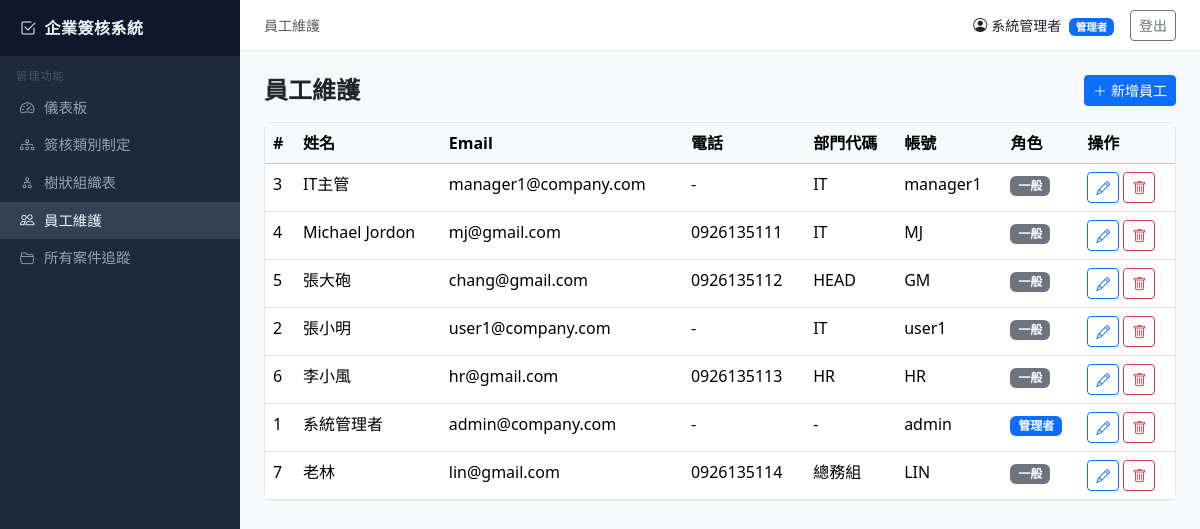
The app's page /admin-panel/employees/ (signed in) with its own data.
### core/models.py (models this page shows, shortened)
class Employee(models.Model):
    user = models.OneToOneField(User, on_delete=models.CASCADE, related_name="employee", null=True, blank=True)
    name = models.CharField(max_length=100)
    email = models.EmailField(unique=True)
    tel = models.CharField(max_length=20, blank=True)
    department_code = models.CharField(max_length=50, blank=True)
    is_admin = models.BooleanField(default=False)
    created_at = models.DateTimeField(auto_now_add=True)
    class Meta:
        verbose_name = "員工"
        verbose_name_plural = "員工"

### core/views/admin_views.py (the view)
# urls.py: path("admin-panel/employees/", admin_views.employee_list, name="employee_list"),
@admin_required
def employee_list(request):
    employees = Employee.objects.select_related("user").order_by("name")
    return render(request, "admin/employee_list.html", {"employees": employees})

### templates/admin/employee_list.html (shortened to what this page needs)
{% extends "base.html" %}
{% block breadcrumb %}員工維護{% endblock %}
{% block content %}
<div class="d-flex justify-content-between align-items-center mb-3">
  <h4 class="fw-bold mb-0">員工維護</h4>
  <a href="{% url 'employee_create' %}" class="btn btn-primary btn-sm"><i class="bi bi-plus-lg me-1"></i>新增員工</a>
</div>
<div class="card">
  <div class="table-responsive">
    <table class="table table-hover mb-0">
      <thead class="table-light">
        <tr>
          <th>#</th><th>姓名</th><th>Email</th><th>電話</th><th>部門代碼</th><th>帳號</th><th>角色</th><th>操作</th>
        </tr>
      </thead>
      <tbody>
        {% for emp in employees %}
        <tr>
          <td>{{ emp.pk }}</td>
          <td>{{ emp.name }}</td>
          <td>{{ emp.email }}</td>
          <td>{{ emp.tel|default:"-" }}</td>
          <td>{{ emp.department_code|default:"-" }}</td>
          <td>{{ emp.user.username|default:"-" }}</td>
          <td>{% if emp.is_admin %}<span class="badge bg-primary">管理者</span>{% else %}<span class="badge bg-secondary">一般</span>{% endif %}</td>
          <td>
            <a href="{% url 'employee_edit' emp.pk %}" class="btn btn-sm btn-outline-primary"><i class="bi bi-pencil"></i></a>
            <a href="{% url 'employee_delete' emp.pk %}" class="btn btn-sm btn-outline-danger"><i class="bi bi-trash"></i></a>
          </td>
        </tr>
        {% empty %}
        <tr><td colspan="8" class="text-center text-muted py-4">尚無員工資料</td></tr>
        {% endfor %}
      </tbody>
    </table>
  </div>
</div>
{% endblock %}

### templates/base.html (shortened to what this page needs)
<!DOCTYPE html>
<html lang="zh-Hant">
<head>
  <link rel="stylesheet" href="https://cdn.jsdelivr.net/npm/bootstrap@5.3.3/dist/css/bootstrap.min.css">
  <link rel="stylesheet" href="https://cdn.jsdelivr.net/npm/bootstrap-icons@1.11.3/font/bootstrap-icons.css">
</head>
<body>
{% if user.is_authenticated %}
{% with emp=user.employee %}
<div class="sidebar">
  <div class="brand"><i class="bi bi-check2-square me-2"></i>企業簽核系統</div>
  {% if emp.is_admin %}
  <div class="nav-section">管理功能</div>
  <a href="{% url 'admin_dashboard' %}" class="nav-link {% if request.resolver_match.url_name == 'admin_dashboard' %}active{% endif %}">
    <i class="bi bi-speedometer2"></i> 儀表板
  </a>
  <a href="{% url 'workflow_list' %}" class="nav-link {% if 'workflow' in request.resolver_match.url_name %}active{% endif %}">
    <i class="bi bi-diagram-3"></i> 簽核類別制定
  </a>
  <a href="{% url 'org_tree' %}" class="nav-link {% if request.resolver_match.url_name == 'org_tree' %}active{% endif %}">
    <i class="bi bi-diagram-2"></i> 樹狀組織表
  </a>
  <a href="{% url 'employee_list' %}" class="nav-link {% if 'employee' in request.resolver_match.url_name %}active{% endif %}">
    <i class="bi bi-people"></i> 員工維護
  </a>
  <a href="{% url 'admin_case_list' %}" class="nav-link {% if 'admin_case' in request.resolver_match.url_name %}active{% endif %}">
    <i class="bi bi-folder2-open"></i> 所有案件追蹤
  </a>
  {% endif %}
</div>
<div class="topbar">
  <span class="text-muted small">{% block breadcrumb %}{% endblock %}</span>
  <div class="d-flex align-items-center gap-3">
    <span class="small"><i class="bi bi-person-circle me-1"></i>{{ emp.name }}
      {% if emp.is_admin %}<span class="badge bg-primary ms-1">管理者</span>{% endif %}
    </span>
    <a href="{% url 'logout' %}" class="btn btn-sm btn-outline-secondary">登出</a>
  </div>
</div>
{% endwith %}
{% endif %}
<div class="main-content">
  {% block content %}{% endblock %}
</div>
</body>
</html>

### templates/base.html (style rules this page uses)
body { background-color: #f8f9fa; }
.sidebar { width: 240px; min-height: 100vh; background: #1e293b; color: #94a3b8; position: fixed; top: 0; left: 0; padding-top: 0; z-index: 100; overflow-y: auto; }
.sidebar .brand { background: #0f172a; padding: 1rem 1.25rem; font-size: 1rem; font-weight: 700; color: #f1f5f9; letter-spacing: 0.5px; }
.sidebar .nav-section { padding: 0.75rem 1rem 0.25rem; font-size: 0.7rem; text-transform: uppercase; letter-spacing: 1px; color: #475569; }
.sidebar .nav-link { color: #94a3b8; padding: 0.5rem 1.25rem; display: flex; align-items: center; gap: 0.6rem; font-size: 0.9rem; border-radius: 0; transition: all 0.15s; }
.sidebar .nav-link:hover, .sidebar .nav-link.active { background: #334155; color: #f1f5f9; }
.main-content { margin-left: 240px; padding: 1.5rem; min-height: 100vh; }
.topbar { background: #fff; border-bottom: 1px solid #e2e8f0; padding: 0.6rem 1.5rem; margin-left: 240px; position: sticky; top: 0; z-index: 99; display: flex; justify-content: space-between; align-items: center; }
.card { border: 1px solid #e2e8f0; border-radius: 0.5rem; }

### records on screen
Employee: name "系統管理者", pk "1", email "admin@company.com", tel "-", department_code "-", user.username "admin", is_admin "管理者"
Employee: pk "3", name "IT主管", email "manager1@company.com", tel "-", department_code "IT", user.username "manager1", is_admin "一般"
Employee: pk "4", name "Michael Jordon", email "mj@gmail.com", tel "0926135111", department_code "IT", user.username "MJ", is_admin "一般"
Employee: pk "5", name "張大砲", email "chang@gmail.com", tel "0926135112", department_code "HEAD", user.username "GM", is_admin "一般"
Employee: pk "2", name "張小明", email "user1@company.com", tel "-", department_code "IT", user.username "user1", is_admin "一般"
Employee: pk "6", name "李小風", email "hr@gmail.com", tel "0926135113", department_code "HR", user.username "HR", is_admin "一般"
Employee: pk "7", name "老林", email "lin@gmail.com", tel "0926135114", department_code "總務組", user.username "LIN", is_admin "一般"
